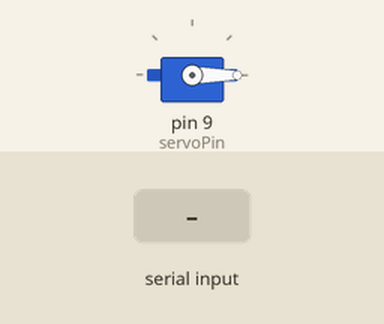
Simulated run of this sketch. Board: Arduino Uno, built with avr-gcc and run on an emulated ATmega328P. Parts: servo. The test bench sets the inputs (shaded band).

Above: at 1.2 s.
1.3 s: byte 1 (1) received over Serial
At 1.9 s:
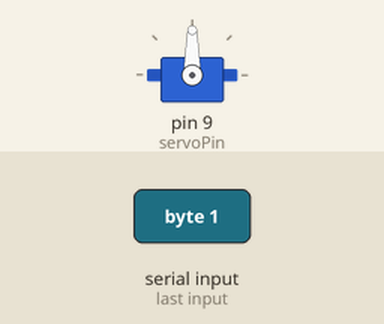
Timing chart, 0 to 4.3 s (numbered marks = the images above; inputs shaded):
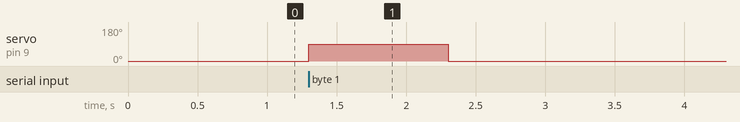

The sketch:

sketch_nov3a.ino
```cpp
#include <Servo.h>

Servo myServo;  // Servo motoru tanımla
int servoPin = 9;  // Servo motorun bağlı olduğu pin
int segmentNum = 0;  // Gelen segment numarası

void setup() {
    myServo.attach(servoPin);  // Servo motoru belirtilen pin'e bağla
    Serial.begin(9600);  // Seri iletişimi başlat
    myServo.write(0);  // Başlangıçta servo motoru 0 dereceye ayarla
}

void loop() {
    // Eğer seri porttan veri varsa oku
    if (Serial.available() > 0) {
        segmentNum = Serial.read();  // Gelen veriyi oku

        // Eğer 1 numaralı segment algılandıysa
        if (segmentNum == 1) {
            myServo.write(90);  // Servo motoru 90 dereceye döndür (saat yönünde)
            delay(1000);  // 1 saniye bekle
            myServo.write(0);  // Servo motoru 0 dereceye geri döndür
        }
    }
}
```

Measured:
- after the input at 1.3 s, servo on pin 9 (servoPin): 0° → 90° at once, → 0° 1.0 s later
